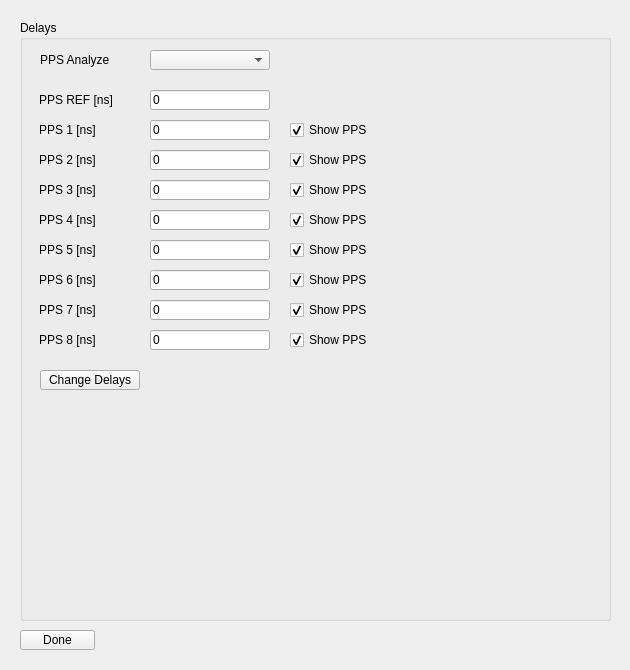
<?xml version="1.0" encoding="UTF-8"?>
<ui version="4.0">
 <class>Upa_PpsDelayScreen</class>
 <widget class="QWidget" name="Upa_PpsDelayScreen">
  <property name="geometry">
   <rect>
    <x>0</x>
    <y>0</y>
    <width>630</width>
    <height>670</height>
   </rect>
  </property>
  <property name="sizePolicy">
   <sizepolicy hsizetype="Fixed" vsizetype="Fixed">
    <horstretch>0</horstretch>
    <verstretch>0</verstretch>
   </sizepolicy>
  </property>
  <property name="windowTitle">
   <string>Delays</string>
  </property>
  <property name="autoFillBackground">
   <bool>false</bool>
  </property>
  <widget class="QGroupBox" name="PpsDelayGroupBox">
   <property name="geometry">
    <rect>
     <x>20</x>
     <y>20</y>
     <width>591</width>
     <height>601</height>
    </rect>
   </property>
   <property name="title">
    <string>Delays</string>
   </property>
   <widget class="QLineEdit" name="PpsDelayPpsRefValue">
    <property name="enabled">
     <bool>true</bool>
    </property>
    <property name="geometry">
     <rect>
      <x>130</x>
      <y>70</y>
      <width>120</width>
      <height>20</height>
     </rect>
    </property>
    <property name="text">
     <string>0</string>
    </property>
   </widget>
   <widget class="QLabel" name="PpsDelayPpsRefLabel">
    <property name="geometry">
     <rect>
      <x>19</x>
      <y>70</y>
      <width>110</width>
      <height>20</height>
     </rect>
    </property>
    <property name="text">
     <string>PPS REF [ns]</string>
    </property>
   </widget>
   <widget class="QLabel" name="PpsAnalyzerLabel">
    <property name="geometry">
     <rect>
      <x>20</x>
      <y>30</y>
      <width>70</width>
      <height>20</height>
     </rect>
    </property>
    <property name="text">
     <string>PPS Analyzer</string>
    </property>
   </widget>
   <widget class="QComboBox" name="PpsAnalyzerComboBox">
    <property name="geometry">
     <rect>
      <x>130</x>
      <y>30</y>
      <width>120</width>
      <height>20</height>
     </rect>
    </property>
    <property name="autoFillBackground">
     <bool>false</bool>
    </property>
    <property name="currentText">
     <string/>
    </property>
   </widget>
   <widget class="QLabel" name="PpsDelayPps1Label">
    <property name="geometry">
     <rect>
      <x>19</x>
      <y>100</y>
      <width>110</width>
      <height>20</height>
     </rect>
    </property>
    <property name="text">
     <string>PPS 1 [ns]</string>
    </property>
   </widget>
   <widget class="QLineEdit" name="PpsDelayPps1Value">
    <property name="enabled">
     <bool>true</bool>
    </property>
    <property name="geometry">
     <rect>
      <x>130</x>
      <y>100</y>
      <width>120</width>
      <height>20</height>
     </rect>
    </property>
    <property name="text">
     <string>0</string>
    </property>
   </widget>
   <widget class="QLabel" name="PpsDelayPps2Label">
    <property name="geometry">
     <rect>
      <x>19</x>
      <y>130</y>
      <width>110</width>
      <height>20</height>
     </rect>
    </property>
    <property name="text">
     <string>PPS 2 [ns]</string>
    </property>
   </widget>
   <widget class="QLineEdit" name="PpsDelayPps2Value">
    <property name="enabled">
     <bool>true</bool>
    </property>
    <property name="geometry">
     <rect>
      <x>130</x>
      <y>130</y>
      <width>120</width>
      <height>20</height>
     </rect>
    </property>
    <property name="text">
     <string>0</string>
    </property>
   </widget>
   <widget class="QLabel" name="PpsDelayPps3Label">
    <property name="geometry">
     <rect>
      <x>19</x>
      <y>160</y>
      <width>110</width>
      <height>20</height>
     </rect>
    </property>
    <property name="text">
     <string>PPS 3 [ns]</string>
    </property>
   </widget>
   <widget class="QLineEdit" name="PpsDelayPps3Value">
    <property name="enabled">
     <bool>true</bool>
    </property>
    <property name="geometry">
     <rect>
      <x>130</x>
      <y>160</y>
      <width>120</width>
      <height>20</height>
     </rect>
    </property>
    <property name="text">
     <string>0</string>
    </property>
   </widget>
   <widget class="QLabel" name="PpsDelayPps4Label">
    <property name="geometry">
     <rect>
      <x>19</x>
      <y>190</y>
      <width>110</width>
      <height>20</height>
     </rect>
    </property>
    <property name="text">
     <string>PPS 4 [ns]</string>
    </property>
   </widget>
   <widget class="QLineEdit" name="PpsDelayPps4Value">
    <property name="enabled">
     <bool>true</bool>
    </property>
    <property name="geometry">
     <rect>
      <x>130</x>
      <y>190</y>
      <width>120</width>
      <height>20</height>
     </rect>
    </property>
    <property name="text">
     <string>0</string>
    </property>
   </widget>
   <widget class="QLabel" name="PpsDelayPps5Label">
    <property name="geometry">
     <rect>
      <x>19</x>
      <y>220</y>
      <width>110</width>
      <height>20</height>
     </rect>
    </property>
    <property name="text">
     <string>PPS 5 [ns]</string>
    </property>
   </widget>
   <widget class="QLineEdit" name="PpsDelayPps5Value">
    <property name="enabled">
     <bool>true</bool>
    </property>
    <property name="geometry">
     <rect>
      <x>130</x>
      <y>220</y>
      <width>120</width>
      <height>20</height>
     </rect>
    </property>
    <property name="text">
     <string>0</string>
    </property>
   </widget>
   <widget class="QLabel" name="PpsDelayPps6Label">
    <property name="geometry">
     <rect>
      <x>19</x>
      <y>250</y>
      <width>110</width>
      <height>20</height>
     </rect>
    </property>
    <property name="text">
     <string>PPS 6 [ns]</string>
    </property>
   </widget>
   <widget class="QLineEdit" name="PpsDelayPps6Value">
    <property name="enabled">
     <bool>true</bool>
    </property>
    <property name="geometry">
     <rect>
      <x>130</x>
      <y>250</y>
      <width>120</width>
      <height>20</height>
     </rect>
    </property>
    <property name="text">
     <string>0</string>
    </property>
   </widget>
   <widget class="QLabel" name="PpsDelayPps7Label">
    <property name="geometry">
     <rect>
      <x>19</x>
      <y>280</y>
      <width>110</width>
      <height>20</height>
     </rect>
    </property>
    <property name="text">
     <string>PPS 7 [ns]</string>
    </property>
   </widget>
   <widget class="QLineEdit" name="PpsDelayPps7Value">
    <property name="enabled">
     <bool>true</bool>
    </property>
    <property name="geometry">
     <rect>
      <x>130</x>
      <y>280</y>
      <width>120</width>
      <height>20</height>
     </rect>
    </property>
    <property name="text">
     <string>0</string>
    </property>
   </widget>
   <widget class="QLabel" name="PpsDelayPps8Label">
    <property name="geometry">
     <rect>
      <x>19</x>
      <y>310</y>
      <width>110</width>
      <height>20</height>
     </rect>
    </property>
    <property name="text">
     <string>PPS 8 [ns]</string>
    </property>
   </widget>
   <widget class="QLineEdit" name="PpsDelayPps8Value">
    <property name="enabled">
     <bool>true</bool>
    </property>
    <property name="geometry">
     <rect>
      <x>130</x>
      <y>310</y>
      <width>120</width>
      <height>20</height>
     </rect>
    </property>
    <property name="text">
     <string>0</string>
    </property>
   </widget>
   <widget class="QPushButton" name="PpsChangeDelaysButton">
    <property name="geometry">
     <rect>
      <x>20</x>
      <y>350</y>
      <width>100</width>
      <height>20</height>
     </rect>
    </property>
    <property name="text">
     <string>Change Delays</string>
    </property>
   </widget>
   <widget class="QCheckBox" name="PpsGraph1CheckBox">
    <property name="geometry">
     <rect>
      <x>270</x>
      <y>100</y>
      <width>80</width>
      <height>20</height>
     </rect>
    </property>
    <property name="text">
     <string>Show PPS 1</string>
    </property>
    <property name="checked">
     <bool>true</bool>
    </property>
   </widget>
   <widget class="QCheckBox" name="PpsGraph2CheckBox">
    <property name="geometry">
     <rect>
      <x>270</x>
      <y>130</y>
      <width>80</width>
      <height>20</height>
     </rect>
    </property>
    <property name="text">
     <string>Show PPS 2</string>
    </property>
    <property name="checked">
     <bool>true</bool>
    </property>
   </widget>
   <widget class="QCheckBox" name="PpsGraph3CheckBox">
    <property name="geometry">
     <rect>
      <x>270</x>
      <y>160</y>
      <width>80</width>
      <height>20</height>
     </rect>
    </property>
    <property name="text">
     <string>Show PPS 3</string>
    </property>
    <property name="checked">
     <bool>true</bool>
    </property>
   </widget>
   <widget class="QCheckBox" name="PpsGraph4CheckBox">
    <property name="geometry">
     <rect>
      <x>270</x>
      <y>190</y>
      <width>80</width>
      <height>20</height>
     </rect>
    </property>
    <property name="text">
     <string>Show PPS 4</string>
    </property>
    <property name="checked">
     <bool>true</bool>
    </property>
   </widget>
   <widget class="QCheckBox" name="PpsGraph5CheckBox">
    <property name="geometry">
     <rect>
      <x>270</x>
      <y>220</y>
      <width>80</width>
      <height>20</height>
     </rect>
    </property>
    <property name="text">
     <string>Show PPS 5</string>
    </property>
    <property name="checked">
     <bool>true</bool>
    </property>
   </widget>
   <widget class="QCheckBox" name="PpsGraph6CheckBox">
    <property name="geometry">
     <rect>
      <x>270</x>
      <y>250</y>
      <width>80</width>
      <height>20</height>
     </rect>
    </property>
    <property name="text">
     <string>Show PPS 6</string>
    </property>
    <property name="checked">
     <bool>true</bool>
    </property>
   </widget>
   <widget class="QCheckBox" name="PpsGraph7CheckBox">
    <property name="geometry">
     <rect>
      <x>270</x>
      <y>280</y>
      <width>80</width>
      <height>20</height>
     </rect>
    </property>
    <property name="text">
     <string>Show PPS 7</string>
    </property>
    <property name="checked">
     <bool>true</bool>
    </property>
   </widget>
   <widget class="QCheckBox" name="PpsGraph8CheckBox">
    <property name="geometry">
     <rect>
      <x>270</x>
      <y>310</y>
      <width>80</width>
      <height>20</height>
     </rect>
    </property>
    <property name="text">
     <string>Show PPS 8</string>
    </property>
    <property name="checked">
     <bool>true</bool>
    </property>
   </widget>
  </widget>
  <widget class="QPushButton" name="PpsDoneButton">
   <property name="geometry">
    <rect>
     <x>20</x>
     <y>630</y>
     <width>75</width>
     <height>20</height>
    </rect>
   </property>
   <property name="text">
    <string>Done</string>
   </property>
  </widget>
 </widget>
 <resources/>
 <connections/>
</ui>
